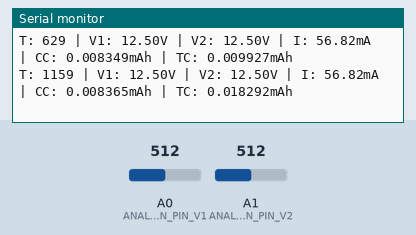
Recording of a sketch running on a simulated Arduino Uno, built with avr-gcc and run on an emulated ATmega328P. On the bench: the last lines printed to the serial monitor. The test bench sets the inputs (shaded band); at power-on: A0 (ANALOG_IN_PIN_V1) = 512, A1 (ANALOG_IN_PIN_V2) = 512. Storage starts empty.

Above: at 1.2 s.
1.3 s: A0 (ANALOG_IN_PIN_V1) set to 716
At 2.1 s:
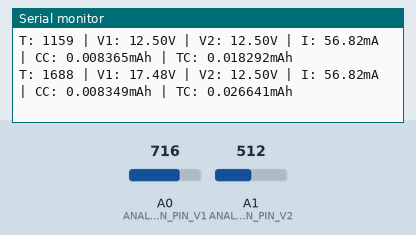
2.8 s: A1 (ANALOG_IN_PIN_V2) set to 716
At 3.2 s:
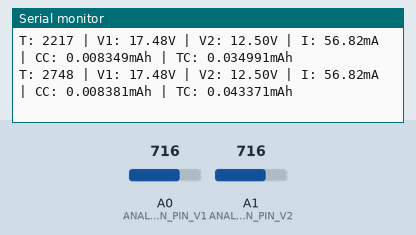
4.3 s: A0 (ANALOG_IN_PIN_V1) set to 900
At 4.8 s:
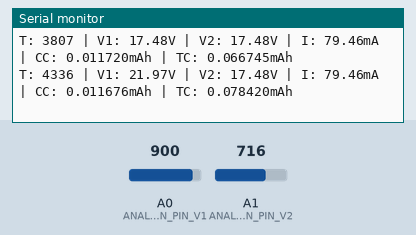
5.8 s: A1 (ANALOG_IN_PIN_V2) set to 900
At 6.4 s:
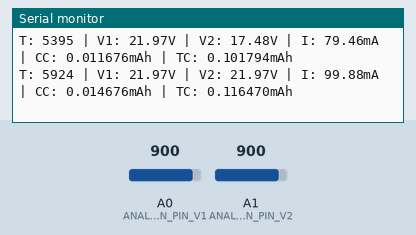
Timing chart, 0 to 8.3 s (numbered marks = the images above; inputs shaded):
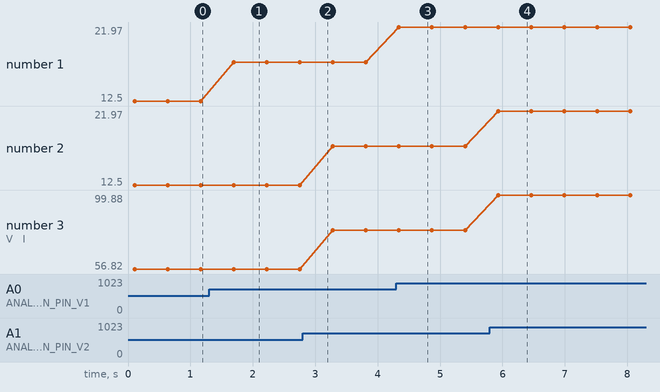

The sketch:

Lab04.ino
```cpp
#include <SPI.h>
#include <SD.h>
#include "myFunctions.h"

String logFileName;
String csvFileName;
#define ANALOG_IN_PIN_V1 A0 //OUTER CIRCUIT
#define ANALOG_IN_PIN_V2 A1 //INNER CIRCUIT
File logFile;
File csvFile;

void setup() {
  Serial.begin(115200);
  while (!Serial);

  logFileName = "Log.txt";
  csvFileName = "Log.csv";

  deleteFile(logFileName);
  deleteFile(csvFileName);
  prepareSdCard();
  logFile = createLogFile(logFileName,logFile);
  csvFile = createCsvFile(csvFileName,csvFile);

}

void loop() {
  logFile = SD.open(logFileName, FILE_WRITE);
  csvFile = SD.open(csvFileName, FILE_WRITE);

  if (logFile) {
    writeData(
    logFile,
    csvFile,
    getVoltageReading(ANALOG_IN_PIN_V1),
    getVoltageReading(ANALOG_IN_PIN_V2)
    );
    // logFile.println());
    logFile.close();
    csvFile.close();


  } else {
    Serial.println("SD card ejected!");
    while(1);
  }
  delay(500);
}
```

myFunctions.cpp
```cpp
#include "myFunctions.h"

static unsigned long startTime;
float adc_voltage = 0.0;
float in_voltage = 0.0;
float R1 = 30000.0;
float R2 = 7500.0;
float ref_voltage = 5.0;
int adc_value = 0;
int SD_PIN=10;
float resistance = 220;
unsigned long previousMillis = 0;
float totalCapacity=0;
float currentCapacity=0;


void prepareSdCard() {
    Serial.println("Preparing SD card...");

    if (!SD.begin(SD_PIN)) {
        Serial.println("SD card not found!");
        while (1);
    }
}

int addNumbers(int a, int b) {
    return a + b;
}

File createLogFile(String fileName,File logFile) {
    Serial.println("Creating log file " + fileName);
    logFile = SD.open(fileName, FILE_WRITE);

    if (logFile) {
        // Serial.println("==========================");
        // Serial.println("|  Timestamp  | SoC (V)  |");
        // Serial.println("==========================");
        logFile.close();
        return logFile;
    } else {
        Serial.println("Error opening the file " + fileName);
        return logFile;
    }
}

File createCsvFile(String fileName,File csvFile) {
    Serial.println("Creating CSV file " + fileName);
    csvFile = SD.open(fileName, FILE_WRITE);

    if (csvFile) {
        csvFile.println("Timestamp,Voltage1,Voltage2,Current,CurrentCapacity,TotalCapacity");
        csvFile.close();
        return csvFile;
    } else {
        Serial.println("Error opening the file " + fileName);
        return csvFile;
    }
}

void writeData(File logFile,File csvFile,float V1,float V2) {
    long currentTime = millis();
    float current=calculateCurrent(V1,V2);
    calculateCapacity(current,currentTime);

    String formattedStringForSerial =
    "T: "+String(currentTime)
    + " | V1: " + String(V1)+"V"
    + " | V2: " + String(V2)+"V"
    + " | I: " + String(current)+"mA"
    + " | CC: " + String(currentCapacity,6) + "mAh"
    + " | TC: " + String(totalCapacity,6) + "mAh";

    String formattedStringForLog =
    String(currentTime)
    +","
    + String(V1)
    +","
    + String(V2)
    +","
    + String(current)
    +","
    + String(currentCapacity,6)
    +","
    + String(totalCapacity,6);

    String formattedStringForCsv =
    String(currentTime)
    +","
    + String(V1)
    +","
    + String(V2)
    +","
    + String(current)
    +","
    + String(currentCapacity,6)
    +","
    + String(totalCapacity,6);

    Serial.println(formattedStringForSerial);
    logFile.println(formattedStringForLog);
    csvFile.println(formattedStringForCsv);
}

float getVoltageReading(int analogPin) {
    adc_value = analogRead(analogPin);
    adc_voltage = (adc_value * ref_voltage) / 1024.0;
    in_voltage = adc_voltage * (R1 + R2) / R2;

    return in_voltage;
}

void deleteFile(String fileName){

    if (!SD.begin(SD_PIN)) {
    Serial.println("SD card not found!");
    while (1);
  }
  Serial.println("Deleting file: "+fileName);

  if (SD.remove(fileName)) {
    Serial.println("File "+fileName+" deleted successfully.");
  } else {
    Serial.println("Error deleting file "+fileName);
  }
}

float calculateCurrent(float voltage1,float voltage2) {
  // Calculate current using Ohm's Law: I = V / R
  float current = voltage2 / resistance;
  return current * 1000.0;  // Convert current to milliamperes
}

float calculateCapacity(float current_mA, long currentMillis) {
  // // Capacity = I/Time
  // // float capacity_mAh = (current * time) / 36000000;
  //  float capacity_mAh = (current * (time-lastTime)) / 36000000;
  // // Serial.println("C="+String(capacity));
  // return capacity_mAh;

    // Calculate elapsed time since the previous timestamp
  float elapsedTime = (currentMillis - previousMillis) / 3600000.0;  // Convert milliseconds to hours

  // Calculate capacity using the formula: Capacity (mAh) = Current (mA) * Time (hours)
  currentCapacity = current_mA * elapsedTime;

  // Add the current capacity to the total capacity
  totalCapacity += currentCapacity;

  // Update the previous timestamp and current value for the next calculation
  previousMillis = currentMillis;

  return currentCapacity;

}

// I=V/R = 41mA
// Capacity = I/Time
```

myFunctions.h
```cpp
// myFunctions.h
#ifndef MY_FUNCTIONS_H
#define MY_FUNCTIONS_H

#include <Arduino.h>
#include <SD.h>

void prepareSdCard();
int addNumbers(int a, int b);
File createLogFile(String fileName, File logFile);
File createCsvFile(String fileName,File csvFile);
void writeData(File logFile,File csvFile,float V1,float V2);
long generateTimestamp();
float getVoltageReading(int analogPin);
void deleteFile(String fileName);
float calculateCurrent(float voltage1,float voltage2);
float calculateCapacity(float current, long time);

#endif
```

Measured:
- after the input at 1.3 s, the serial monitor: prints a new line after 0.39 s (image 1)
- after the input at 4.3 s, the serial monitor: prints a new line at once (image 3)
- after the input at 5.8 s, the serial monitor: prints a new line after 0.13 s (image 4)
- plotted number 1: 12.5 → 17.48 after the input at 1.3 s, 17.48 → 21.97 after the input at 4.3 s
- plotted number 3: 56.82 → 79.46 after the input at 2.8 s, 79.46 → 99.88 after the input at 5.8 s
